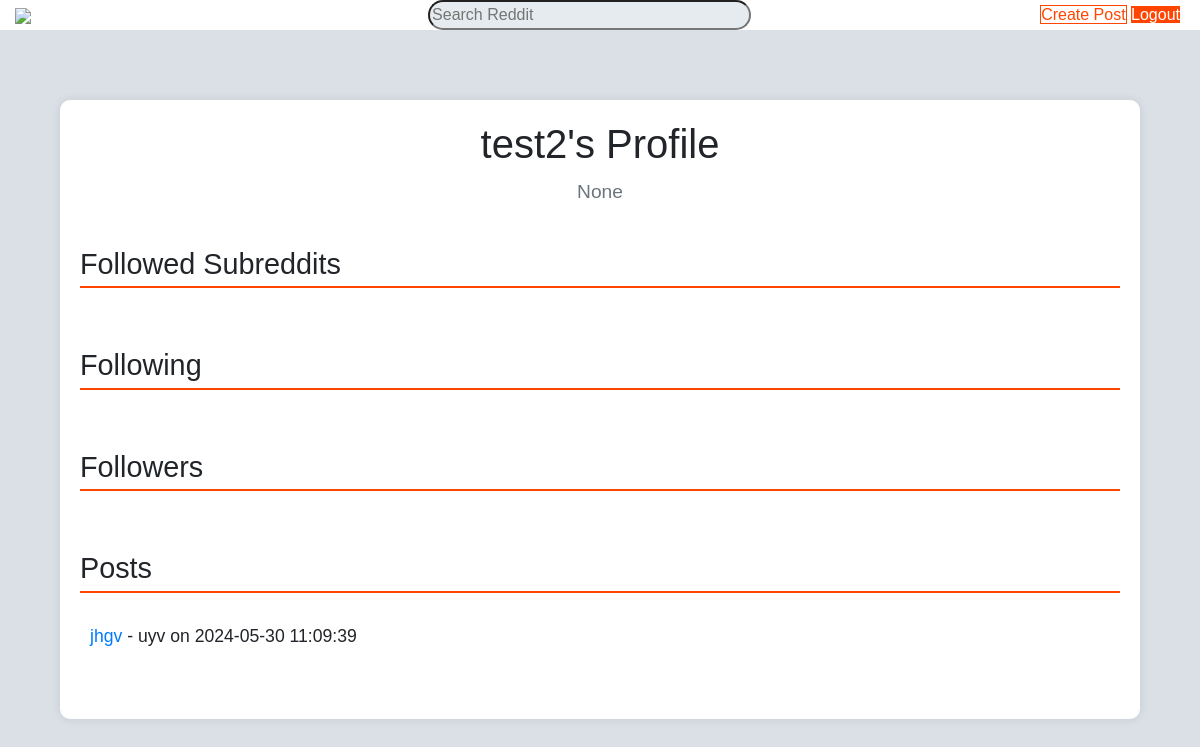
/profile/2, run on an earlier commit of the app's database.
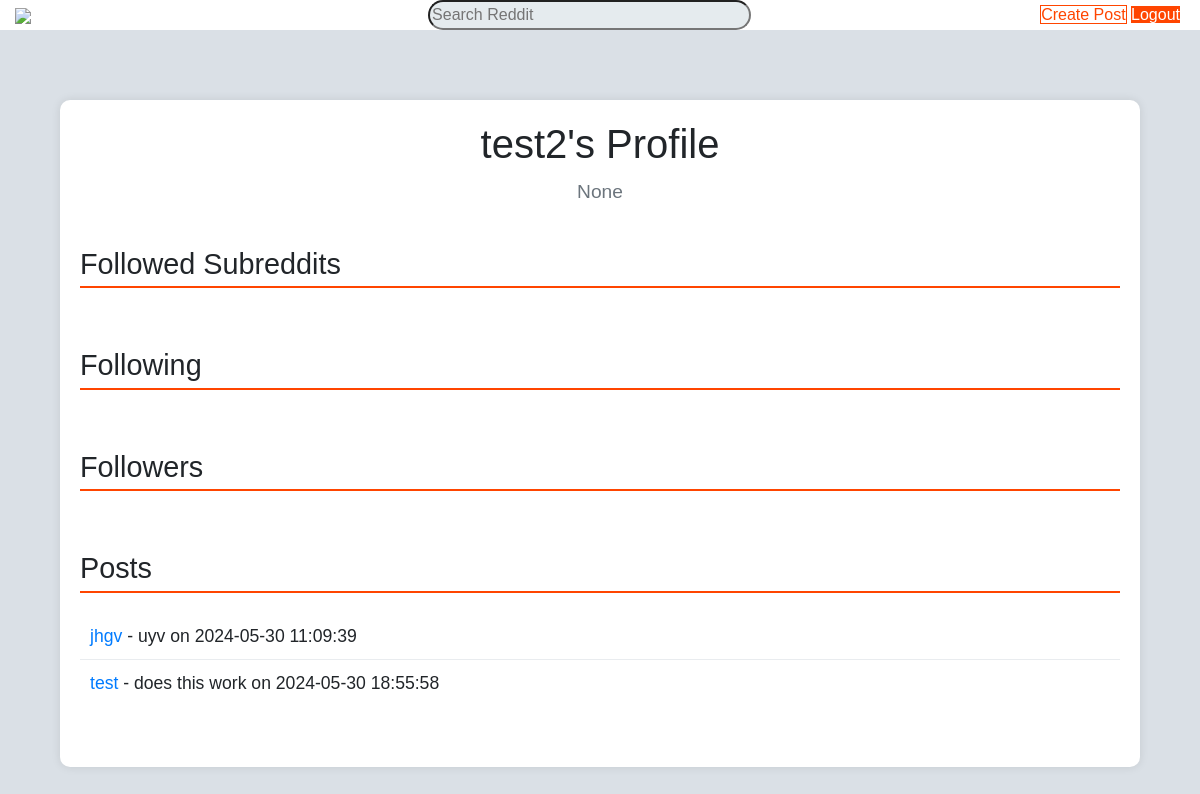
And on a later commit of the database.
### tables this page shows
CREATE TABLE users (
    id INTEGER PRIMARY KEY AUTOINCREMENT,
    username TEXT NOT NULL UNIQUE,
    email TEXT NOT NULL,
    password TEXT NOT NULL,
    description TEXT,
    created_at TIMESTAMP DEFAULT CURRENT_TIMESTAMP
);

CREATE TABLE posts (
    id INTEGER PRIMARY KEY AUTOINCREMENT,
    title TEXT NOT NULL,
    content TEXT NOT NULL,
    user_id INTEGER NOT NULL,
    upvotes INTEGER NOT NULL,
    downvotes INTEGER NOT NULL,
    post_time TIMESTAMP DEFAULT CURRENT_TIMESTAMP,
    subreddit TEXT NOT NULL,
    image_url TEXT,
    FOREIGN KEY (user_id) REFERENCES users(id),
    FOREIGN KEY (subreddit) REFERENCES subreddits(name)
);

### app.py (the view)
@app.route('/profile/<int:user_id>')
def profile(user_id):
    db = DatabaseWorker('Reddit.db')
    user = db.search(query=f"SELECT username, description FROM users WHERE id={user_id}", multiple=False)
    subreddits = db.search(
        query=f"SELECT subreddits.name FROM subreddits JOIN user_subreddits ON subreddits.id = user_subreddits.subreddit_id WHERE user_subreddits.user_id={user_id}",
        multiple=True)
    following = db.search(
        query=f"SELECT users.username FROM users JOIN user_followers ON users.id = user_followers.follower_id WHERE user_followers.user_id={user_id}",
        multiple=True)
    followers = db.search(
        query=f"SELECT users.username FROM users JOIN user_followers ON users.id = user_followers.user_id WHERE user_followers.follower_id={user_id}",
        multiple=True)
    posts = db.search(query=f"SELECT id, title, content, post_time FROM posts WHERE user_id={user_id}", multiple=True)
    db.close()
    return render_template('profile.html', user=user, subreddits=subreddits, following=following, followers=followers,
                           posts=posts)

### tools.py (called while the page is built)
    def search(self, query:str, multiple=False):
        results = self.cursor.execute(query)
        if multiple:
            return results.fetchall()  # return multiple rows
        return results.fetchone()  # return a single value

    def close(self):
        self.connection.close()

### templates/profile.html (shortened to what this page needs)
<!DOCTYPE html>
<html lang="en">
<head>
    <link href="https://cdn.jsdelivr.net/npm/bootstrap@5.3.3/dist/css/bootstrap.min.css" rel="stylesheet">
    <link rel="stylesheet" href="{{ url_for('static', filename='profile.css') }}">
</head>
<body>
<nav class="navbar">
    <a href="{{ url_for('home') }}"><img src="https://i.redd.it/new-reddit-logo-official-v0-6sjpe15p0d3c1.jpg?width=1200&format=pjpg&auto=webp&s=ccfb8d487375f31eaa5f0f8d88d4152ec85dea6d" class="logo"></a>
    <form>
        <label class="search-bar"><input type="text" class="search" placeholder="Search Reddit"></label>
    </form>
    <div class="user-actions">
        <a href="{{ url_for('create_post') }}" class="create_post">Create Post</a>
        <a href="{{ url_for('logout') }}" class="logout">Logout</a>
    </div>
</nav>
    <div class="container">
        <div class="profile-header">
            <h1>{{ user[0] }}'s Profile</h1>
            <p>{{ user[1] }}</p>
        </div>
        <div class="section">
            <h2>Followed Subreddits</h2>
        </div>
        <div class="section">
            <h2>Following</h2>
        </div>
        <div class="section">
            <h2>Followers</h2>
        </div>
        <div class="section">
            <h2>Posts</h2>
            <ul class="list-group">
                {% for post in posts %}
                <li class="list-group-item">
                    <a href="{{ url_for('view_post', post_id=post[0]) }}">{{ post[1] }}</a> - {{ post[2] }} on {{ post[3] }}
                </li>
                {% endfor %}
            </ul>
        </div>
    </div>
</body>
</html>

### static/profile.css (style rules this page uses)
body { font-family: Arial, sans-serif; background-color: #dae0e6; margin: 0; }
.container { max-width: 90%; margin: 0 auto; background-color: white; padding: 20px; margin-top: 100px; border-radius: 10px; box-shadow: 0 0 10px rgba(0, 0, 0, 0.1); }
.profile-header { text-align: center; margin-bottom: 40px; }
.navbar { margin: 0; padding: 0; border: 0; font-size: 100%; font: inherit; vertical-align: baseline; justify-content: space-between; align-items: center; position: fixed; width: 100%; z-index: 1000; background-color: #ffffff; display: flex; flex-direction: row; overflow: hidden; top: 0; }
.logo { width: 100px; margin-left: 15px; }
.search { width: 150%; height: 30px; margin: 0 auto; border: auto; border-radius: 20px; right: 40%; background: #e5ebee; background-image: url(https://cdn-icons-png.freepik.com/256/54/54481.png?semt=ais_hybrid); position: left; background-size: 20px; background-repeat: no-repeat; }
.create_post { background-color: white; border: 1px solid black; color: #ff4500; border-color: #ff4500; }
.logout { background-color: #ff4500; border: 0px solid black; color: white; margin-right: 20px; }
.profile-header h1 { font-size: 2.5em; margin-bottom: 10px; }
.profile-header p { font-size: 1.2em; color: #6c757d; }
.section { margin-bottom: 40px; }
.section h2 { font-size: 1.8em; margin-bottom: 20px; border-bottom: 2px solid #ff4500; padding-bottom: 5px; }
.list-group-item { font-size: 1.1em; padding: 10px; border: none; border-bottom: 1px solid #e9ecef; }
.list-group-item:last-child { border-bottom: none; }
a { color: #007bff; text-decoration: none; }

What changed in the data, as far as the page shows it:
added posts: title "test", content "does this work", post_time "2024-05-30 18:55:58"
